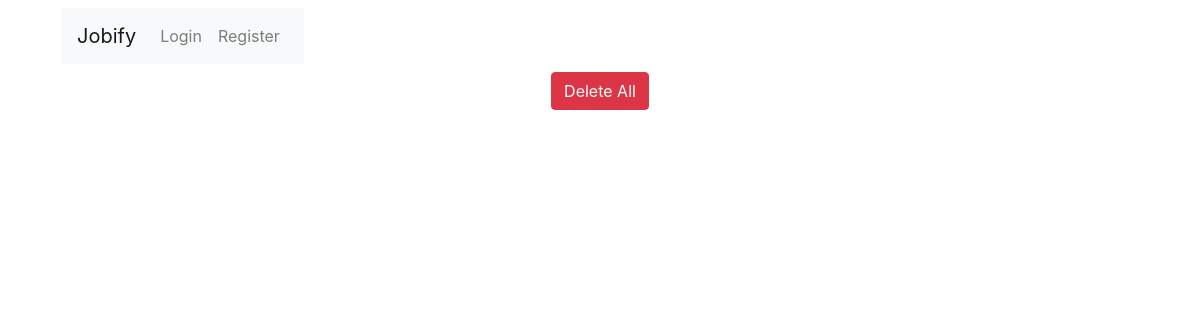
The app's page /jobs/, older data.
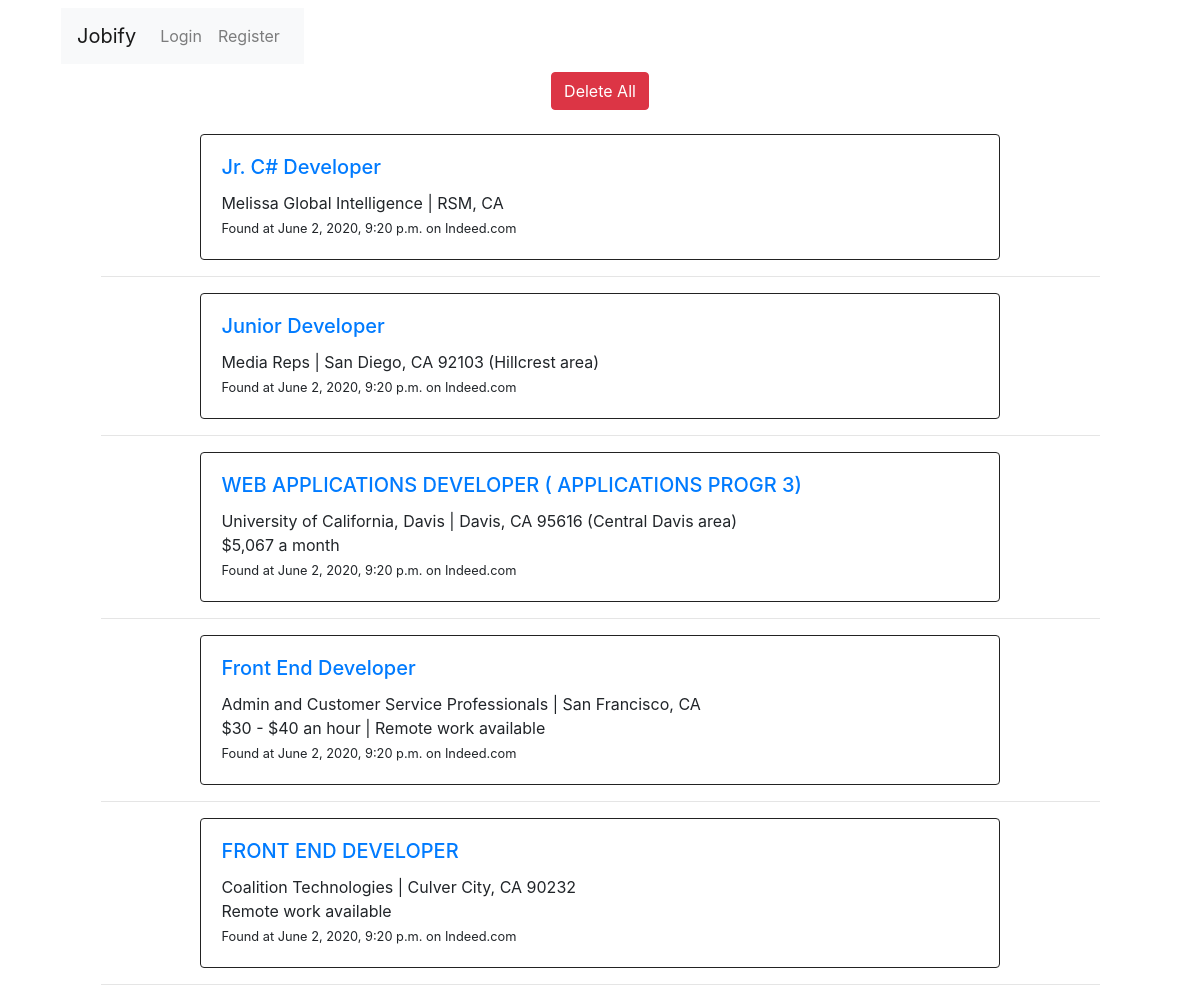
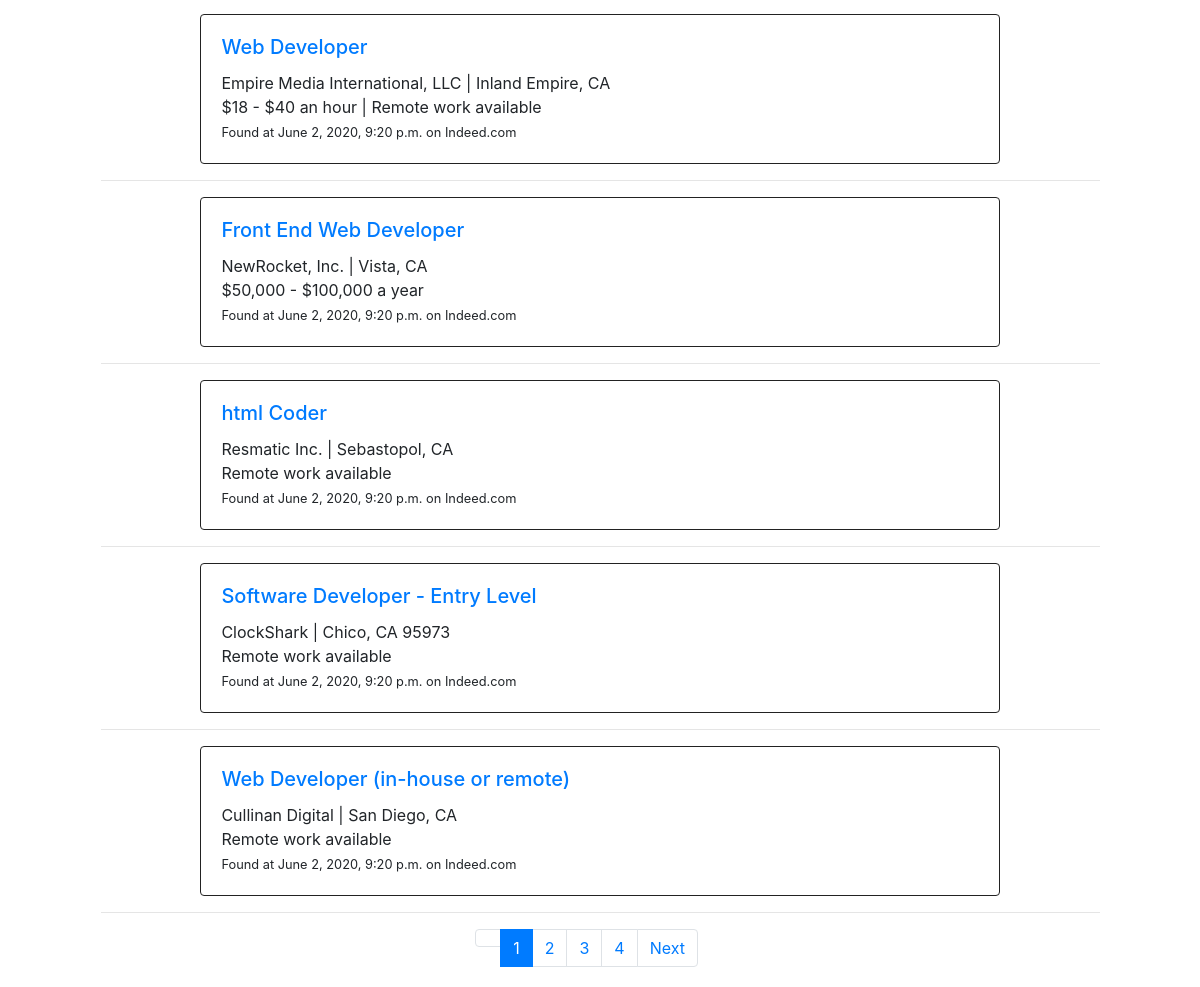
The same page, newer data (2 pictures, top to bottom).
### webscraper/models.py (models this page shows, shortened)
class Job(models.Model):
    url = models.CharField(max_length=250, unique=True)
    website_title = models.CharField(max_length=250)
    title = models.CharField(max_length=250)
    company = models.CharField(max_length=250)
    location = models.CharField(max_length=250)
    salary = models.CharField(max_length=250, null=True)
    remote = models.CharField(max_length=250, null=True)
    summary = models.CharField(max_length=250)
    created_at = models.DateTimeField(default=timezone.now)

### test_results/views.py (the view)
# urls.py: path('', views.index, name="index"),
def index(request):
    job_list = Job.objects.all().order_by('-created_at')
    paginator = Paginator(job_list, 10)
    page = request.GET.get('page', 1)
    jobs = paginator.page(page)
    context = {
        "jobs": jobs
    }
    return render(request, 'test_results/index.html', context)

### test_results/templates/test_results/index.html
{% extends "base.html" %}
{% block content %}
<center><a href="{% url 'jobs:delete_all' %}" class="btn btn-danger">Delete All</a></center>
<br>
{% for job in jobs %}
<div class="job-posting card" style="border: 1px solid #222; width: 80%; margin: 0 auto;">
  <div class="card-body">
    <div class="title card-title">
      <a href="{{job.url}}" target="_blank"><h5>{{job.title}}</h5></a>
    </div>
    <div class="job-info">
      <span class="company">{{job.company}}</span>
      <span>|</span>
      <span>{{job.location}}</span>
      <br>
      <span>{{job.salary}}</span>
      {% if job.salary and job.remote %}
      <span>|</span>
      {% endif %}
      <span>{{job.remote}}</span>
      <div class="job-meta">
        <small>Found at {{job.created_at}} on {{job.website_title}}</small>
      </div>
    </div>
  </div>
</div>
<hr>
{% endfor %}
{% if jobs.has_other_pages %}
<div class="pagination" style="width: 50%; margin: 0 auto; margin-bottom: 20px;">
  <ul class="pagination" style="width: 50%; margin: 0 auto;">
    {% if jobs.has_previous %}
    <li class="page-item"><a class="page-link" href="?page={{ jobs.previous_page_number }}">Previous</a></li>
    {% else %}
    <li class="page-item disabled"><span class="page-link"></span></li>
    {% endif %}
    {% for i in jobs.paginator.page_range %}
    {% if jobs.number == i %}
    <li class="page-item active"><span class="page-link">{{ i }} <span class="sr-only">(current)</span></span></li>
    {% else %}
    <li class="page-item"><a class="page-link" href="?page={{ i }}">{{ i }}</a></li>
    {% endif %}
    {% endfor %}
    {% if jobs.has_next %}
    <li class="page-item"><a class="page-link" href="?page={{ jobs.next_page_number }}">Next</a></li>
    {% else %}
    <li class="page-item disabled"><span class="page-link"></span></li>
    {% endif %}
  </ul>
</div>
{% endif %}
{% endblock %}

### templates/base.html (shortened to what this page needs)
<!DOCTYPE html>
<html lang="en" dir="ltr">
  <head>
    <link rel="stylesheet" href="https://maxcdn.bootstrapcdn.com/bootstrap/4.0.0/css/bootstrap.min.css">
  </head>
  <body>
    <div class="container">
      <div class="navbar">
        {% include 'inc/navbar.html' %}
      </div>
      <div class="content" style="width:90%;margin:0 auto;">
        {% block content %}{% endblock %}
      </div>
    </div>
  </body>
</html>

### templates/inc/navbar.html (shortened to what this page needs)
<nav class="navbar navbar-expand navbar-light bg-light">
  <a class="navbar-brand" href="{% url 'static:home' %}">Jobify</a>
  <div class="collapse navbar-collapse" id="navbarNav">
    <ul class="navbar-nav">
      {% if user.is_authenticated %}
      <li class="nav-item">
        <a class="nav-link" href="{% url 'jobs:index' %}">Jobs</a>
      </li>
      <li class="nav-item">
        <a class="nav-link" href="{% url 'jobinator:my_jobs' %}">Jobinator</a>
      </li>
      <li class="nav-item">
        <a class="nav-link" href="{% url 'webscraper:index' %}">Webscraper</a>
      </li>
      <li class="nav-item">
        <a class="nav-link" href="{% url 'alerts:email_alerts' %}">Alerts</a>
      </li>
      <li class="nav-item">
        <a class="nav-link" href="{% url 'user:profile' %}">Profile</a>
      </li>
      <li class="nav-item">
        <a class="nav-link" href="{% url 'user:logout' %}">Logout</a>
      </li>
      {% else %}
      <li class="nav-item">
        <a class="nav-link" href="{% url 'user:login' %}">Login</a>
      </li>
      <li class="nav-item">
        <a class="nav-link" href="{% url 'user:register' %}">Register</a>
      </li>
      {% endif %}
  </div>
</nav>

Row changes from the older to the newer data that the page shows:
added Job: title "Jr. C# Developer", company "Melissa Global Intelligence", location "RSM, CA", created_at "June 2, 2020, 9:20 p.m.", website_title "Indeed.com"
added Job: title "Junior Developer", company "Media Reps", location "San Diego, CA 92103 (Hillcrest area)", created_at "June 2, 2020, 9:20 p.m.", website_title "Indeed.com"
added Job: title "WEB APPLICATIONS DEVELOPER ( APPLICATIONS PROGR 3)", company "University of California, Davis", location "Davis, CA 95616 (Central Davis area)", salary "$5,067 a month", created_at "June 2, 2020, 9:20 p.m.", website_title "Indeed.com"
added Job: title "Front End Developer", company "Admin and Customer Service Professionals", location "San Francisco, CA", salary "$30 - $40 an hour", remote "Remote work available", created_at "June 2, 2020, 9:20 p.m.", website_title "Indeed.com"
added Job: title "FRONT END DEVELOPER", company "Coalition Technologies", location "Culver City, CA 90232", remote "Remote work available", created_at "June 2, 2020, 9:20 p.m.", website_title "Indeed.com"
added Job: title "Web Developer", company "Empire Media International, LLC", location "Inland Empire, CA", salary "$18 - $40 an hour", remote "Remote work available", created_at "June 2, 2020, 9:20 p.m.", website_title "Indeed.com"
added Job: title "Front End Web Developer", company "NewRocket, Inc.", location "Vista, CA", salary "$50,000 - $100,000 a year", created_at "June 2, 2020, 9:20 p.m.", website_title "Indeed.com"
added Job: title "html Coder", company "Resmatic Inc.", location "Sebastopol, CA", remote "Remote work available", created_at "June 2, 2020, 9:20 p.m.", website_title "Indeed.com"
added Job: title "Software Developer - Entry Level", company "ClockShark", location "Chico, CA 95973", remote "Remote work available", created_at "June 2, 2020, 9:20 p.m.", website_title "Indeed.com"
added Job: title "Web Developer (in-house or remote)", company "Cullinan Digital", location "San Diego, CA", remote "Remote work available", created_at "June 2, 2020, 9:20 p.m.", website_title "Indeed.com"
Text that changed along with them:
new list line: "1"
new list line: "2"
new list line: "3"
new list line: "4"
text now shown: "Next"
